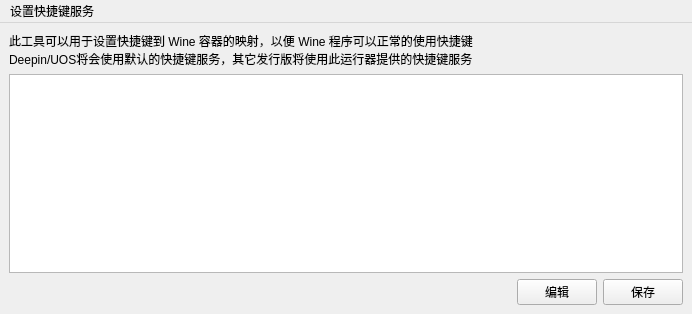
<?xml version="1.0" encoding="UTF-8"?>
<ui version="4.0">
 <class>MainWindow</class>
 <widget class="QMainWindow" name="MainWindow">
  <property name="geometry">
   <rect>
    <x>0</x>
    <y>0</y>
    <width>692</width>
    <height>314</height>
   </rect>
  </property>
  <property name="windowTitle">
   <string>编辑快捷键</string>
  </property>
  <widget class="QWidget" name="centralwidget">
   <layout class="QVBoxLayout" name="verticalLayout">
    <item>
     <widget class="QLabel" name="tips">
      <property name="text">
       <string>此工具可以用于设置快捷键到 Wine 容器的映射，以便 Wine 程序可以正常的使用快捷键&lt;br&gt;Deepin/UOS将会使用默认的快捷键服务，其它发行版将使用此运行器提供的快捷键服务</string>
      </property>
     </widget>
    </item>
    <item>
     <widget class="QListView" name="keyBoardList"/>
    </item>
    <item>
     <layout class="QHBoxLayout" name="horizontalLayout">
      <item>
       <spacer name="horizontalSpacer">
        <property name="orientation">
         <enum>Qt::Horizontal</enum>
        </property>
        <property name="sizeHint" stdset="0">
         <size>
          <width>40</width>
          <height>20</height>
         </size>
        </property>
       </spacer>
      </item>
      <item>
       <widget class="QPushButton" name="editButton">
        <property name="text">
         <string>编辑</string>
        </property>
       </widget>
      </item>
      <item>
       <widget class="QPushButton" name="saveButton">
        <property name="text">
         <string>保存</string>
        </property>
       </widget>
      </item>
     </layout>
    </item>
   </layout>
  </widget>
  <widget class="QMenuBar" name="menuBar">
   <property name="geometry">
    <rect>
     <x>0</x>
     <y>0</y>
     <width>692</width>
     <height>33</height>
    </rect>
   </property>
   <widget class="QMenu" name="menu">
    <property name="title">
     <string>设置快捷键服务</string>
    </property>
    <addaction name="serverTips"/>
    <addaction name="separator"/>
    <addaction name="startServer"/>
    <addaction name="stopServer"/>
    <addaction name="separator"/>
    <addaction name="setAutoStart"/>
    <addaction name="setUnautoStart"/>
   </widget>
   <addaction name="menu"/>
  </widget>
  <action name="action">
   <property name="text">
    <string>关于</string>
   </property>
  </action>
  <action name="serverTips">
   <property name="enabled">
    <bool>false</bool>
   </property>
   <property name="text">
    <string>此内容只支持非Deepin/UOS发行版</string>
   </property>
  </action>
  <action name="startServer">
   <property name="text">
    <string>启动服务</string>
   </property>
  </action>
  <action name="stopServer">
   <property name="text">
    <string>停止服务</string>
   </property>
  </action>
  <action name="setAutoStart">
   <property name="text">
    <string>设置开机自启</string>
   </property>
  </action>
  <action name="setUnautoStart">
   <property name="text">
    <string>关闭开机自启动</string>
   </property>
  </action>
 </widget>
 <resources/>
 <connections/>
</ui>
